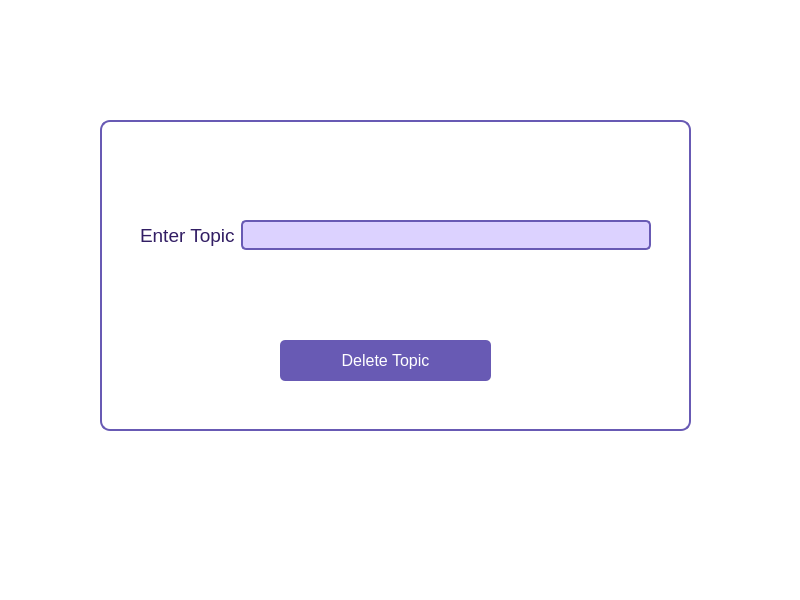
<?xml version="1.0" encoding="UTF-8"?>
<ui version="4.0">
 <class>deletetopic</class>
 <widget class="QMainWindow" name="deletetopic">
  <property name="geometry">
   <rect>
    <x>0</x>
    <y>0</y>
    <width>800</width>
    <height>600</height>
   </rect>
  </property>
  <property name="windowTitle">
   <string>MainWindow</string>
  </property>
  <property name="styleSheet">
   <string notr="true">background-color: rgb(255, 255, 255);</string>
  </property>
  <widget class="QWidget" name="centralwidget">
   <widget class="QGroupBox" name="groupBox">
    <property name="geometry">
     <rect>
      <x>100</x>
      <y>120</y>
      <width>591</width>
      <height>311</height>
     </rect>
    </property>
    <property name="styleSheet">
     <string notr="true">/* Main window background */
QMainWindow {
    background-color: rgb(240, 240, 250); /* Light purple background */
}
QLineEdit {
    background-color: rgb(220, 210, 255); /* Very light purple */
    color: rgb(50, 30, 100); /* Darker purple text */
    border: 2px solid rgb(104, 90, 180); /* Purple border */
    border-radius: 5px;
    padding: 5px;
    selection-background-color: rgb(104, 90, 180); /* Highlight color */
    selection-color: white; /* Selected text color */
}
/* Group boxes */
QGroupBox {
    background-color: rgb(255, 255, 255); /* White background */
    border: 2px solid rgb(104, 90, 180); /* Purple border */
    border-radius: 10px;
    padding: 10px;
}

/* QLabel - general label styling */
QLabel {
    font-size: 14pt;
    color: rgb(50, 30, 100); /* Dark purple text */
}

/* Specific label inside 'GameWindow' */
QLabel#questionLabel {
    font-size: 16pt;
    font-weight: bold;
    color: rgb(50, 30, 100); /* Dark purple */
}

/* QPushButton styling */
QPushButton {
    background-color: rgb(104, 90, 180); /* Purple background */
    color: white;
    font-size: 12pt;
    padding: 6px 12px;
    border-radius: 5px;
}

/* Hover and pressed states for buttons */
QPushButton:hover {
    background-color: rgb(120, 110, 200); /* Lighter purple on hover */
}

QPushButton:pressed {
    background-color: rgb(80, 60, 160); /* Darker purple on press */
}

/* Specific button styling for 'GameWindow' */
QPushButton#button50, QPushButton#buttonSwap, QPushButton#submit {
    background-color: rgb(104, 90, 180); /* Purple background */
}

QPushButton#button50:hover, QPushButton#buttonSwap:hover, QPushButton#submit:hover {
    background-color: rgb(120, 110, 200);
}

/* RadioButtons */
QRadioButton {
    font-size: 12pt;
    color: rgb(50, 30, 100); /* Dark purple */
}

QRadioButton::indicator {
    width: 20px;
    height: 20px;
    border: 2px solid rgb(104, 90, 180); /* Purple border for circle */
    border-radius: 10px;
    background-color: white;
}

QRadioButton::indicator:checked {
    background-color: rgb(104, 90, 180); /* Purple circle when checked */
}

/* ProgressBar */
QProgressBar {
    border: 1px solid rgb(104, 90, 180); /* Purple border */
    border-radius: 5px;
    background-color: rgb(240, 240, 250); /* Light purple background */
    height: 20px;
}

QProgressBar::chunk {
    background-color: rgb(104, 90, 180); /* Purple progress chunk */
    width: 1px;
}

/* QTableWidget - Leaderboard Table */
QTableWidget {
    background-color: rgb(255, 255, 255); /* White background */
    border: 1px solid rgb(104, 90, 180); /* Purple border */
    gridline-color: rgb(104, 90, 180); /* Purple grid lines */
    font-size: 12pt;
    color: rgb(50, 30, 100); /* Dark purple text */
}

/* Table header styling */
QTableWidget::horizontalHeader {
    background-color: rgb(104, 90, 180); /* Purple header */
    color: white;
    font-weight: bold;
    font-size: 14pt;
}

/* Specific QPushButton inside 'BoardWindow' */
QPushButton#closeButton {
    background-color: rgb(104, 90, 180); /* Purple background */
    color: white;
    font-size: 12pt;
    padding: 6px 12px;
    border-radius: 5px;
}

/* Hover and pressed effect for 'closeButton' */
QPushButton#closeButton:hover {
    background-color: rgb(120, 110, 200);
}

QPushButton#closeButton:pressed {
    background-color: rgb(80, 60, 160);
}

/* MenuBar styling */
QMenuBar {
    background-color: rgb(104, 90, 180); /* Purple menu bar */
    color: white;
}

/* StatusBar styling */
QStatusBar {
    background-color: rgb(240, 240, 250); /* Light purple */
    color: rgb(50, 30, 100); /* Dark purple text */
}

/* Score label styling */
QLabel#scoreLabel, QLabel#rankLabel {
    font-size: 14pt;
    color: rgb(50, 30, 100); /* Dark purple */
}
/* Time Label styling */
QLabel#timeLabel {
    font-size: 12pt;
    color: rgb(50, 30, 100); /* Dark purple */
    font-weight: bold;
    background-color: rgb(240, 240, 250); /* Light purple background */
    padding: 5px 10px;
    border-radius: 5px;
}
</string>
    </property>
    <property name="title">
     <string/>
    </property>
    <widget class="QPushButton" name="pushButton_dt">
     <property name="geometry">
      <rect>
       <x>180</x>
       <y>220</y>
       <width>211</width>
       <height>41</height>
      </rect>
     </property>
     <property name="text">
      <string>Delete Topic</string>
     </property>
    </widget>
    <widget class="QWidget" name="layoutWidget">
     <property name="geometry">
      <rect>
       <x>40</x>
       <y>90</y>
       <width>511</width>
       <height>51</height>
      </rect>
     </property>
     <layout class="QHBoxLayout" name="horizontalLayout">
      <item>
       <widget class="QLabel" name="label_dt">
        <property name="text">
         <string>Enter Topic</string>
        </property>
       </widget>
      </item>
      <item>
       <widget class="QLineEdit" name="lineEdit_dt"/>
      </item>
     </layout>
    </widget>
   </widget>
  </widget>
  <widget class="QMenuBar" name="menubar">
   <property name="geometry">
    <rect>
     <x>0</x>
     <y>0</y>
     <width>800</width>
     <height>25</height>
    </rect>
   </property>
  </widget>
  <widget class="QStatusBar" name="statusbar"/>
 </widget>
 <resources/>
 <connections/>
</ui>
